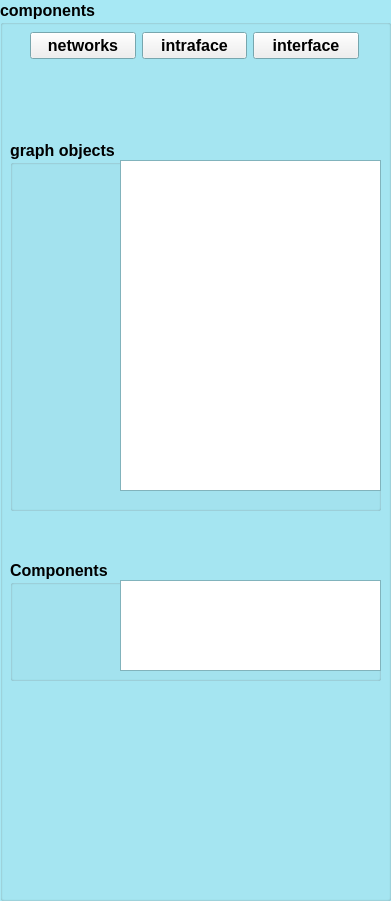
   <widget class="QGroupBox" name="groupComponents">
    <property name="geometry">
     <rect>
      <x>390</x>
      <y>50</y>
      <width>391</width>
      <height>901</height>
     </rect>
    </property>
    <property name="palette">
     <palette>
      <active>
       <colorrole role="Base">
        <brush brushstyle="SolidPattern">
         <color alpha="255">
          <red>255</red>
          <green>255</green>
          <blue>255</blue>
         </color>
        </brush>
       </colorrole>
       <colorrole role="Window">
        <brush brushstyle="SolidPattern">
         <color alpha="255">
          <red>167</red>
          <green>232</green>
          <blue>244</blue>
         </color>
        </brush>
       </colorrole>
      </active>
      <inactive>
       <colorrole role="Base">
        <brush brushstyle="SolidPattern">
         <color alpha="255">
          <red>255</red>
          <green>255</green>
          <blue>255</blue>
         </color>
        </brush>
       </colorrole>
       <colorrole role="Window">
        <brush brushstyle="SolidPattern">
         <color alpha="255">
          <red>167</red>
          <green>232</green>
          <blue>244</blue>
         </color>
        </brush>
       </colorrole>
      </inactive>
      <disabled>
       <colorrole role="Base">
        <brush brushstyle="SolidPattern">
         <color alpha="255">
          <red>167</red>
          <green>232</green>
          <blue>244</blue>
         </color>
        </brush>
       </colorrole>
       <colorrole role="Window">
        <brush brushstyle="SolidPattern">
         <color alpha="255">
          <red>167</red>
          <green>232</green>
          <blue>244</blue>
         </color>
        </brush>
       </colorrole>
      </disabled>
     </palette>
    </property>
    <property name="font">
     <font>
      <pointsize>12</pointsize>
      <weight>75</weight>
      <bold>true</bold>
     </font>
    </property>
    <property name="autoFillBackground">
     <bool>true</bool>
    </property>
    <property name="title">
     <string>components</string>
    </property>
    <widget class="QGroupBox" name="groupShapes">
     <property name="geometry">
      <rect>
       <x>10</x>
       <y>560</y>
       <width>371</width>
       <height>121</height>
      </rect>
     </property>
     <property name="title">
      <string>Components</string>
     </property>
     <widget class="QListWidget" name="listComponents">
      <property name="geometry">
       <rect>
        <x>110</x>
        <y>20</y>
        <width>261</width>
        <height>91</height>
       </rect>
      </property>
      <property name="font">
       <font>
        <pointsize>10</pointsize>
        <weight>50</weight>
        <bold>false</bold>
       </font>
      </property>
     </widget>
    </widget>
    <widget class="QGroupBox" name="groupObjects">
     <property name="geometry">
      <rect>
       <x>10</x>
       <y>140</y>
       <width>371</width>
       <height>371</height>
      </rect>
     </property>
     <property name="font">
      <font>
       <pointsize>12</pointsize>
       <weight>75</weight>
       <bold>true</bold>
      </font>
     </property>
     <property name="title">
      <string>graph objects</string>
     </property>
     <widget class="QListWidget" name="listRootObjects">
      <property name="geometry">
       <rect>
        <x>110</x>
        <y>20</y>
        <width>261</width>
        <height>331</height>
       </rect>
      </property>
      <property name="font">
       <font>
        <pointsize>10</pointsize>
        <weight>75</weight>
        <bold>true</bold>
       </font>
      </property>
     </widget>
    </widget>
    <widget class="QWidget" name="layoutWidget">
     <property name="geometry">
      <rect>
       <x>30</x>
       <y>30</y>
       <width>329</width>
       <height>31</height>
      </rect>
     </property>
     <layout class="QHBoxLayout" name="horizontalLayout">
      <item>
       <widget class="QPushButton" name="pushButtonNetworks">
        <property name="text">
         <string>networks</string>
        </property>
       </widget>
      </item>
      <item>
       <widget class="QPushButton" name="pushButtonIntraface">
        <property name="text">
         <string>intraface</string>
        </property>
       </widget>
      </item>
      <item>
       <widget class="QPushButton" name="pushButtonInterface">
        <property name="text">
         <string>interface</string>
        </property>
       </widget>
      </item>
     </layout>
    </widget>
   </widget>
